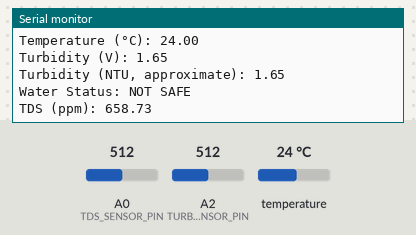
Bench run of a sketch on a simulated Arduino Uno, built with avr-gcc and run on an emulated ATmega328P. On the bench: the last lines printed to the serial monitor. The test bench sets the inputs (shaded band); at power-on: A0 (TDS_SENSOR_PIN) = 512, temperature 24 °C, A2 (TURBIDITY_SENSOR_PIN) = 512.

Above: at 1.2 s.
1.3 s: A0 (TDS_SENSOR_PIN) set to 20
At 2.4 s:
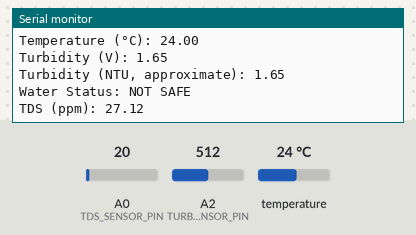
4.8 s: temperature set to 12 °C
At 5.7 s:
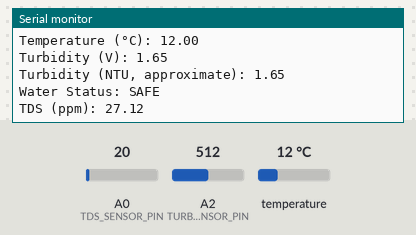
6.3 s: A2 (TURBIDITY_SENSOR_PIN) set to 716
At 7.2 s:
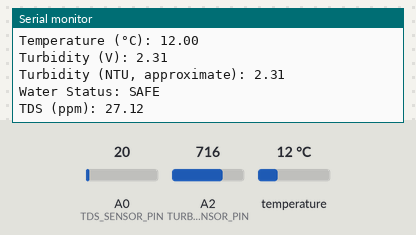
7.8 s: temperature set to 19 °C
9.3 s: A0 (TDS_SENSOR_PIN) set to 0
At 10.6 s:
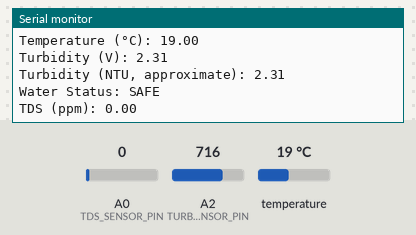
10.8 s: A2 (TURBIDITY_SENSOR_PIN) set to 900
At 12.0 s:
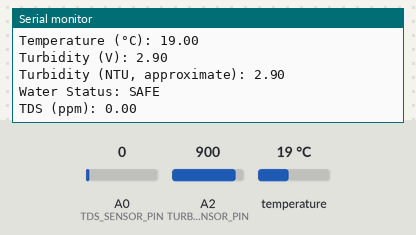
Timing chart, 0 to 13.3 s (numbered marks = the images above; inputs shaded):
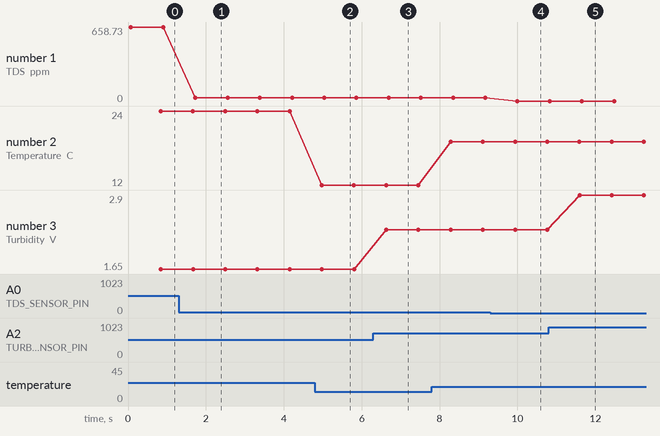

Measured:
- after the input at 1.3 s, the serial monitor: prints a new line after 0.43 s (image 1)
- after the input at 4.8 s, the serial monitor: prints a new line after 0.18 s (image 2)
- after the input at 6.3 s, the serial monitor: prints a new line after 0.33 s (image 3)
- after the input at 9.3 s, the serial monitor: prints a new line after 0.70 s (image 4)
- after the input at 10.8 s, the serial monitor: prints a new line after 0.79 s (image 5)
- plotted number 1: 658.73 → 27.12 after the input at 1.3 s, 27.12 → 0 after the input at 9.3 s
- plotted number 2: 24 → 12 after the input at 4.8 s, 12 → 19 after the input at 7.8 s
- plotted number 3: 1.65 → 2.31 after the input at 6.3 s, 2.31 → 2.9 after the input at 10.8 s

The sketch:

water_quality_testing_code.ino
```cpp
#include <OneWire.h>
#include <DallasTemperature.h>

#define ONE_WIRE_BUS 4         // DS18B20 data pin connected to GPIO 4 (D2)
#define TDS_SENSOR_PIN A0  // TDS sensor is connected to A0 pin
#define TURBIDITY_SENSOR_PIN 2 // Turbidity sensor connected to A0
#define VREF 3.3          // Reference voltage for ESP8266 (usually 3.3V)
#define SCOUNT 30          // Number of samples to average for TDS

int count;
int analogBuffer[SCOUNT]; // Buffer to store analog readings
int analogBufferIndex = 0;
float voltage, tdsValue=0;
const float TurbidityFactor = 1.0; // Calibration factor for turbidity


// Safety thresholds
const int TDS_THRESHOLD = 50; // TDS threshold in ppm
const float TURBIDITY_THRESHOLD = 5.0; // Turbidity threshold in NTU
const float TEMPERATURE_THRESHOLD = 30.0; // Temperature threshold in °C


// DS18B20 temperature sensor setup

OneWire oneWire(ONE_WIRE_BUS);

DallasTemperature sensors(&oneWire);

float temperature;

void setup() {
  Serial.begin(115200);
  sensors.begin();
}


void loop() {
  count = 0;
while(1)
{
 static unsigned long analogSampleTimepoint = millis();

  if (millis() - analogSampleTimepoint > 1U) {  // Read sensor every 200ms
    analogSampleTimepoint = millis();

    // Store the analog reading from the TDS sensor in the buffer
    analogBuffer[analogBufferIndex] = analogRead(TDS_SENSOR_PIN);
    analogBufferIndex++;

    // When we have filled the buffer, calculate TDS
    if (analogBufferIndex == SCOUNT) {
      analogBufferIndex = 0; // Reset index to avoid out of bounds

      // Calculate average voltage from the readings in the buffer
      int total = 0;
      for (int i = 0; i < SCOUNT; i++) {
        total += analogBuffer[i];
      }
      count++;
      voltage = (total / SCOUNT) * (VREF / 1024.0); // Convert to voltage (10-bit ADC)
      tdsValue = calculateTDS(voltage);  // Calculate TDS from the voltage
      Serial.print("TDS (ppm): ");
      Serial.println(tdsValue);

    }
  }
 if(count == 1){break;}
 }
  sensors.requestTemperatures();

  temperature = sensors.getTempCByIndex(0);

  Serial.print("Temperature (°C): ");

  Serial.println(temperature);


  // Read turbidity sensor value

  int turbidityValue = analogRead(TURBIDITY_SENSOR_PIN);

  float turbidityVoltage = turbidityValue * (VREF / 1024.0);  // Convert to voltage

  float turbidity = turbidityVoltage * TurbidityFactor;       // Apply calibration

  Serial.print("Turbidity (V): ");

  Serial.println(turbidityVoltage);

  Serial.print("Turbidity (NTU, approximate): ");

  Serial.println(turbidity);  // NTU approximation

   // Simple predictive model for water safety

  if (predictWaterSafety(tdsValue, turbidity, temperature)) {

    Serial.println("Water Status: SAFE");

  } else {

    Serial.println("Water Status: NOT SAFE");

  }


  //delay(1000);  // Delay 1 secondss

}
// Function to calculate TDS from the voltage
float calculateTDS(float voltage) {
  const float TdsFactor = 0.5;  // Calibration factor for TDS sensor
  // Using a typical formula for TDS, you can modify this if needed based on calibration
  return (133.42 * voltage * voltage * voltage - 255.86 * voltage * voltage + 857.39 * voltage) * TdsFactor;
}

// Function to determine water safety using thresholds (simulating ML model)

bool predictWaterSafety(float tds, float turbidity, float temp) {

  // Simple logic simulating machine learning decision

  return (tds < TDS_THRESHOLD && turbidity < TURBIDITY_THRESHOLD && temp < TEMPERATURE_THRESHOLD);

}


// Function to calculate median of sensor values for TDS

int getMedianValue(int *buffer) {

  int sorted[SCOUNT];

  for (int i = 0; i < SCOUNT; i++) {

    sorted[i] = buffer[i];

  }

  // Simple bubble sort for median calculation

  for (int i = 0; i < SCOUNT - 1; i++) {

    for (int j = i + 1; j < SCOUNT; j++) {

      if (sorted[i] > sorted[j]) {

        int temp = sorted[i];

        sorted[i] = sorted[j];

        sorted[j] = temp;

      }

    }

  }

  // Return the median value

  return sorted[SCOUNT / 2];

}
```
